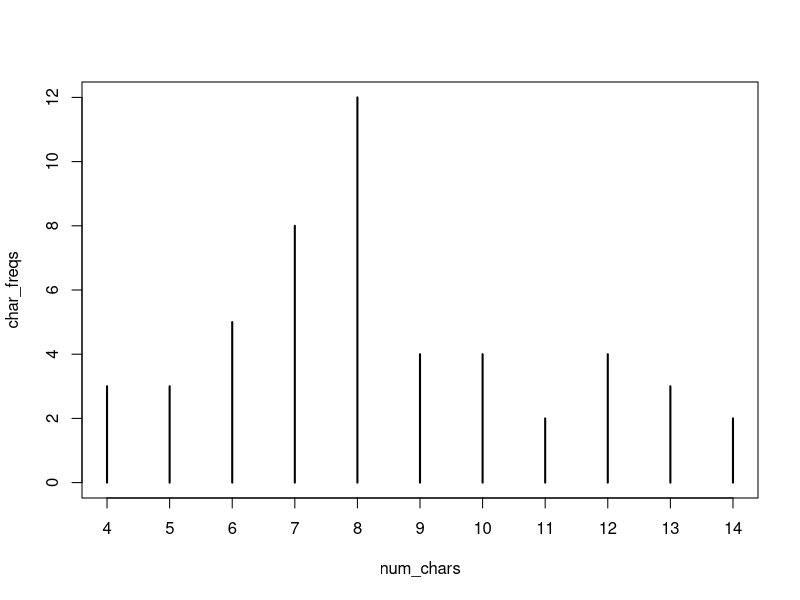

Generate this figure with R:
## ---- chunk 1
knitr::opts_chunk$set(echo = TRUE)
library(tidyverse)
## ---- chunk 2
head(USArrests)

states <- rownames(USArrests)
head(states)
## ---- chunk 3
nchar(c("Concepts", "in", "computing", "with", "data"))
## ---- chunk 4
nchar(states)
## ---- chunk 5
tolower(states)
toupper(states)
casefold(states)
## ---- chunk 6
# number of charcaters
num_chars <- nchar(states)
## ---- chunk 7
char_freqs <- table(num_chars)
plot(char_freqs)
## ---- chunk 8
paste('Pumpkin', 'Pie')
## ---- chunk 9
paste('a', 'b', 'c', 'd', 'e')
## ---- chunk 10
paste('a', 'b', 'c', 'd', 'e', sep = '-')
## ---- chunk 11
paste('a', 1:5, sep = '.')
## ---- chunk 12
# paste0() -vs- paste(..., sep = "")
paste0('Pumpkin', 'Pie')
paste('Pumpkin', 'Pie', sep = '')

# paste0() is also vectorized
paste0('a', 1:5)
## ---- chunk 13
paste(states, num_chars, sep =" = ")[1:5]
## ---- chunk 14
paste(states[1:5], collapse = "")
## ---- chunk 15
# extract first 3 characters
substr('Berkeley', start = 1, stop = 3)
## ---- chunk 16
substr(states, start = 1, stop = 3)
## ---- chunk 17
substr(states, start = num_chars - 2, stop = num_chars)
## ---- chunk 18
paste(substr(states, 1, 1), substr(states, num_chars - 2, stop= num_chars), sep = "")
## ---- chunk 19
# 4-char states
states[num_chars == 4]
## ---- chunk 20
# 10-char states
states[num_chars == 10]
## ---- chunk 21
# collapse 4-char states
paste(states[num_chars == 4], collapse = ", ")
## ---- chunk 22
states_list <- list()
for (i in as.numeric(names(char_freqs))) {
  if (i %% 2 == 0) {
    states_list [[paste(i, 'chars', sep = "-")]] <- toupper(paste(states[num_chars == i], collapse = ", ")) }
  else {
    states_list [[paste(i, 'chars', sep = "-")]] <- tolower(paste(states[num_chars == i], collapse = ", "))
  }
}

states_list
## ---- chunk 23
paste("file", 1:10, ".csv", sep ="")
## ---- chunk 24
file_vec <- paste0("file", 1:10, ".csv")
## ---- chunk 25
gsub("file", "dataset", file_vec)
## ---- chunk 26
to_celsius <- function(x = 1) {
  (x - 32) * (5/9)
}

to_kelvin <- function(x = 1) {
  (x + 459.67) * (5/9)
}

to_reaumur <- function(x = 1) {
  (x - 32) * (4/9)
}

to_rankine <- function(x = 1) {
  x + 459.67
}
## ---- chunk 27
temp_convert <- function(x = 1, to = "celsius") {
  switch(tolower(to),
         "celsius" = to_celsius(x),
         "kelvin" = to_kelvin(x),
         "reaumur" = to_reaumur(x),
         "rankine" = to_rankine(x))
}
